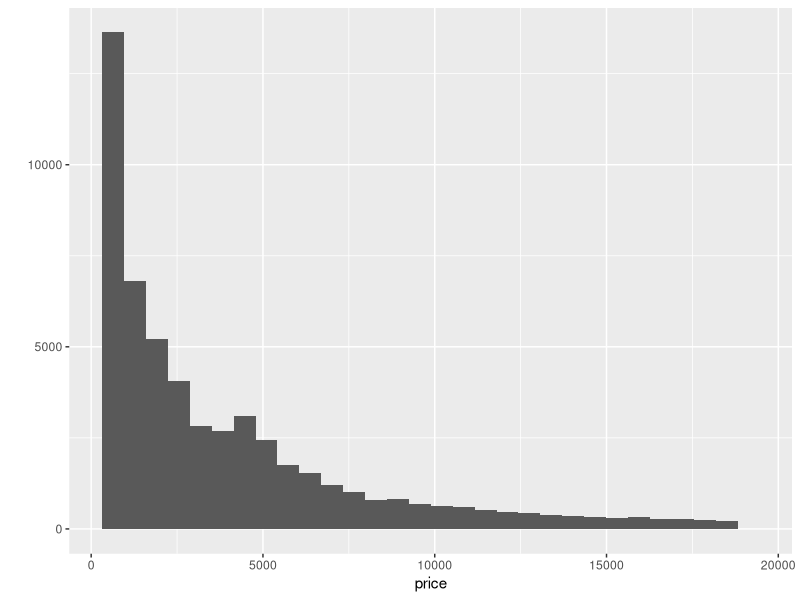
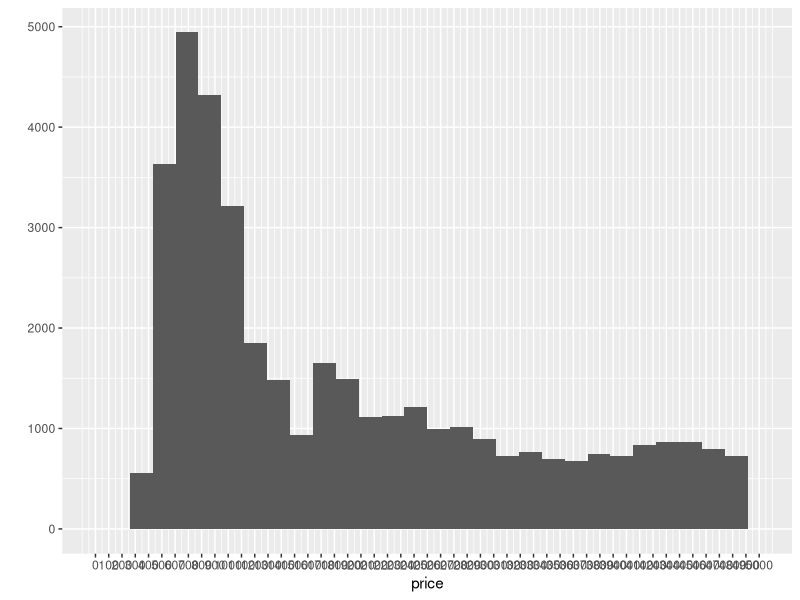
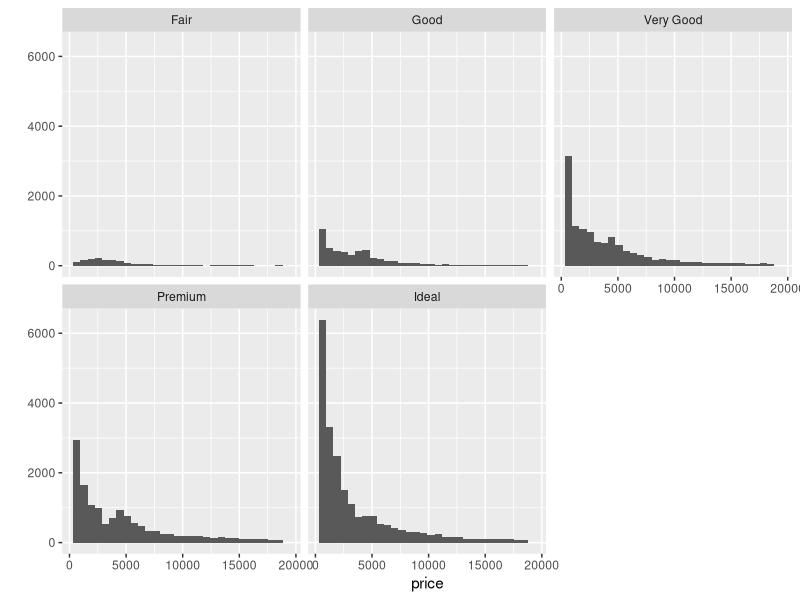
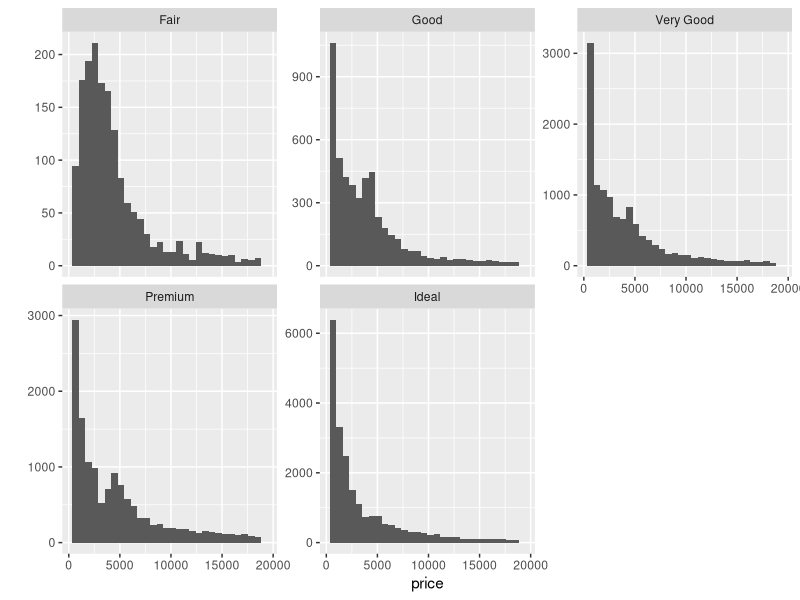
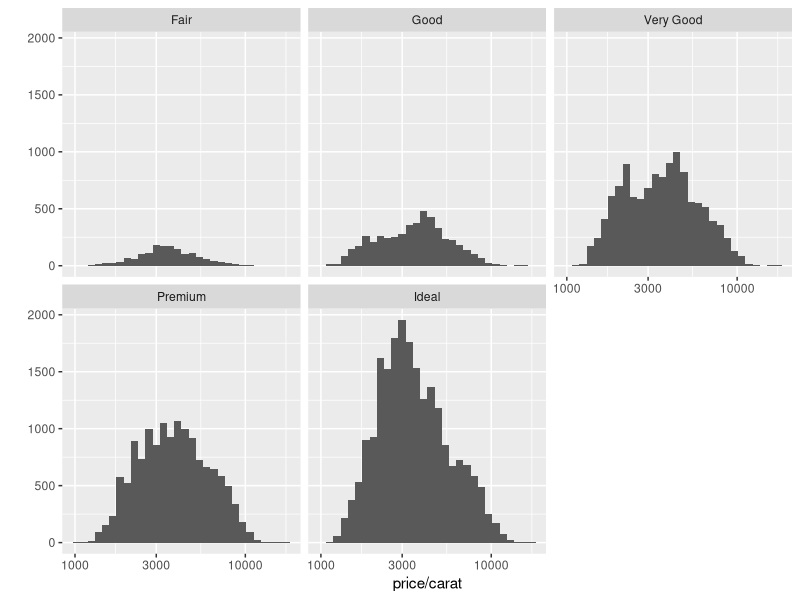
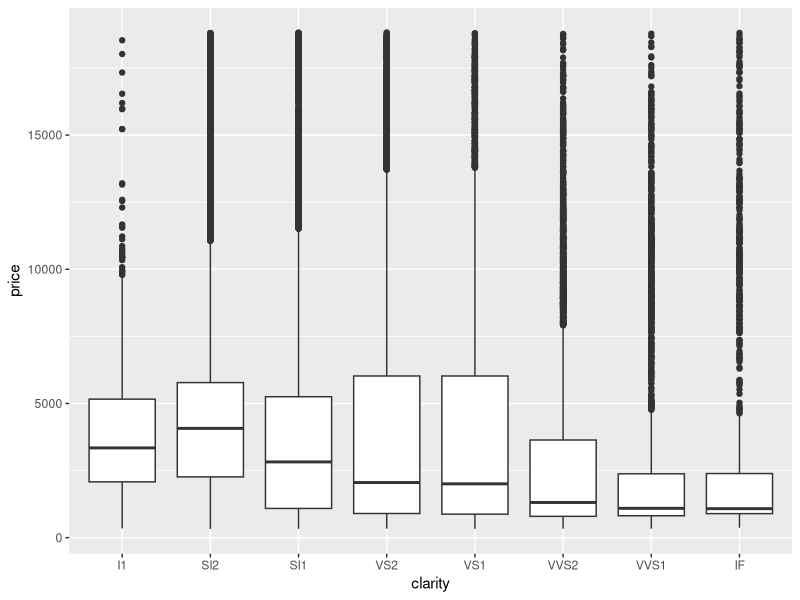
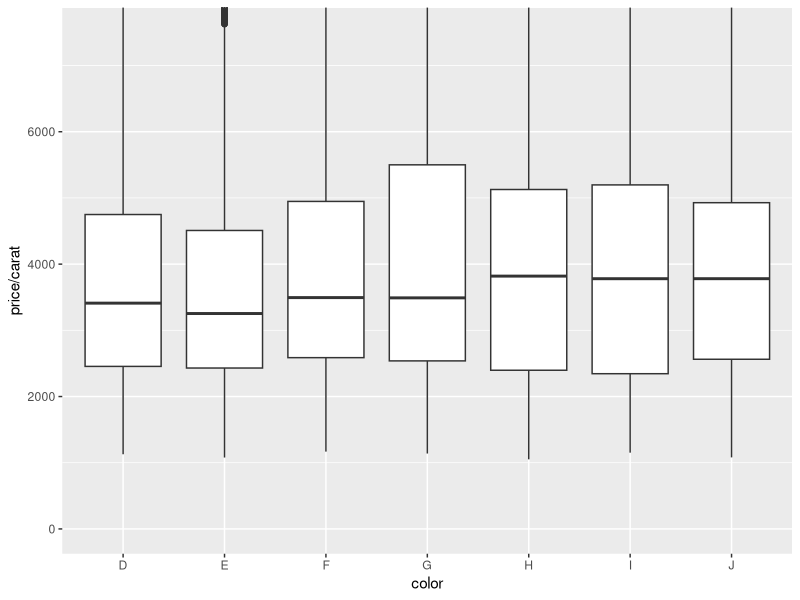
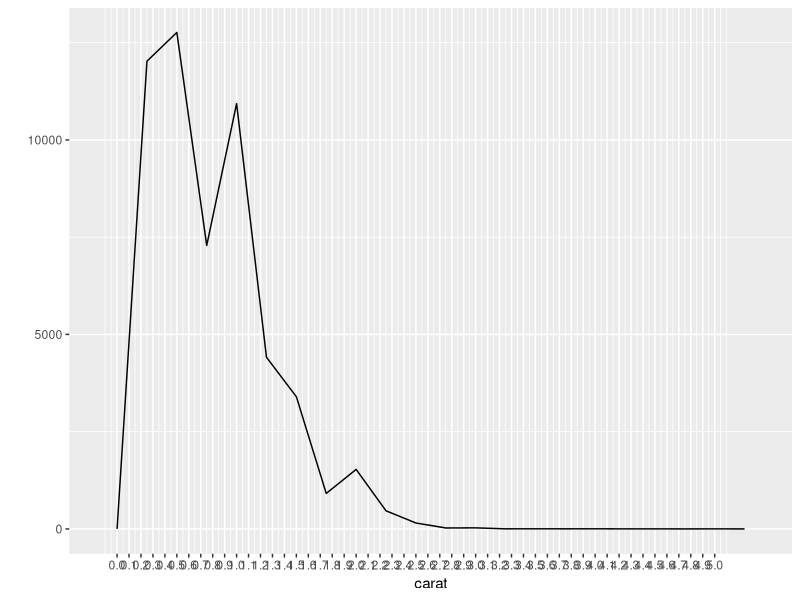

Recreate these plots in R, in order.
# setup environment
library(ggplot2)

# load data
data("diamonds")

# explore data
str(diamonds)

# histogram of price of all diamonds
qplot(x = price, data = diamonds)

# get summary stats on diamonds price
summary(diamonds$price)

# number of diamonds with price < 500
sum(diamonds$price < 500)

# number of diamonds with price < 250
sum(diamonds$price < 250)

# number of diamonds with price >= 15000
sum(diamonds$price >= 15000)

# histogram of price of all diamonds with formatting
qplot(x = price, data = diamonds)  +
  scale_x_continuous(breaks = seq(0, 5000, 100), limits = c(0, 5000))

# histogram of diamond prices by cut
qplot(x = price, data = diamonds) +
  facet_wrap(~cut)

# prices of diamonds by cut
by(diamonds$price, diamonds$cut, summary, digits = max(getOption('digits')))

# histogram of diamond prices by cut with free scales
qplot(x = price, data = diamonds) +
  facet_wrap(~cut, scales = "free_y")

# histogram of diamond prices per carat faceted by cut
qplot(x = price/carat, data = diamonds) +
  scale_x_log10() +
  facet_wrap(~cut)

# boxplot of diamond price by clarity
qplot(x = clarity, y = price, data = diamonds, geom = "boxplot")

# prices of diamonds by color
by(diamonds$price, diamonds$color, summary)

# IQR of diamonds price by color
by(diamonds$price, diamonds$color, IQR)

# boxplot of price/carat by color
qplot(x = color, y = price/carat, data = diamonds, geom = "boxplot") +
  coord_cartesian(ylim = c(0,7500))

# frequency polygon of carat
qplot(x = carat, data = diamonds, color = carat, geom = "freqpoly", binwidth = 0.25) + 
  scale_x_continuous(breaks = seq(0, 5, 0.1))

# table of counts per carat
table(diamonds$carat)

# work with gapminder data
gm <- read.csv("gapminder.csv", header = T)
# plots tbd

# work with friends birthdays
# tbd
